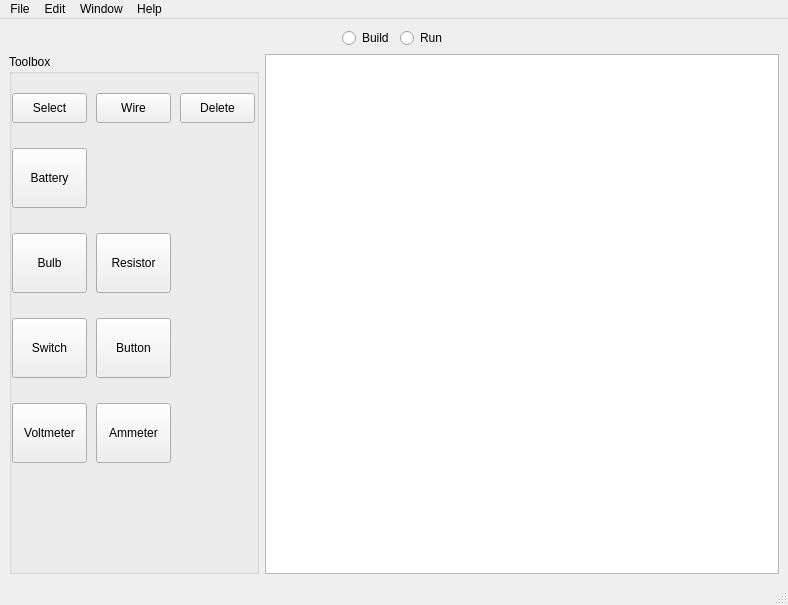
<?xml version="1.0" encoding="UTF-8"?>
<ui version="4.0">
 <class>mainWindow</class>
 <widget class="QMainWindow" name="mainWindow">
  <property name="geometry">
   <rect>
    <x>0</x>
    <y>0</y>
    <width>788</width>
    <height>605</height>
   </rect>
  </property>
  <property name="sizePolicy">
   <sizepolicy hsizetype="Minimum" vsizetype="Minimum">
    <horstretch>0</horstretch>
    <verstretch>0</verstretch>
   </sizepolicy>
  </property>
  <property name="minimumSize">
   <size>
    <width>788</width>
    <height>605</height>
   </size>
  </property>
  <property name="acceptDrops">
   <bool>true</bool>
  </property>
  <property name="windowTitle">
   <string>FlappyEagle</string>
  </property>
  <property name="autoFillBackground">
   <bool>false</bool>
  </property>
  <property name="documentMode">
   <bool>false</bool>
  </property>
  <widget class="QWidget" name="centralwidget">
   <property name="acceptDrops">
    <bool>true</bool>
   </property>
   <layout class="QVBoxLayout" name="verticalLayout">
    <item>
     <layout class="QHBoxLayout" name="horizontalLayout_4">
      <property name="topMargin">
       <number>0</number>
      </property>
      <item>
       <spacer name="spacer">
        <property name="orientation">
         <enum>Qt::Horizontal</enum>
        </property>
        <property name="sizeHint" stdset="0">
         <size>
          <width>40</width>
          <height>20</height>
         </size>
        </property>
       </spacer>
      </item>
      <item>
       <widget class="QRadioButton" name="build">
        <property name="text">
         <string>Build</string>
        </property>
       </widget>
      </item>
      <item>
       <widget class="QRadioButton" name="run">
        <property name="text">
         <string>Run</string>
        </property>
       </widget>
      </item>
      <item>
       <spacer name="horizontalSpacer_2">
        <property name="orientation">
         <enum>Qt::Horizontal</enum>
        </property>
        <property name="sizeHint" stdset="0">
         <size>
          <width>40</width>
          <height>20</height>
         </size>
        </property>
       </spacer>
      </item>
     </layout>
    </item>
    <item>
     <layout class="QHBoxLayout" name="horizontalLayout">
      <item>
       <layout class="QVBoxLayout" name="toolbox">
        <property name="rightMargin">
         <number>0</number>
        </property>
        <item>
         <widget class="QGroupBox" name="toolboxComponents">
          <property name="sizePolicy">
           <sizepolicy hsizetype="MinimumExpanding" vsizetype="MinimumExpanding">
            <horstretch>0</horstretch>
            <verstretch>0</verstretch>
           </sizepolicy>
          </property>
          <property name="maximumSize">
           <size>
            <width>250</width>
            <height>16777215</height>
           </size>
          </property>
          <property name="title">
           <string>Toolbox</string>
          </property>
          <widget class="QWidget" name="gridLayoutWidget">
           <property name="geometry">
            <rect>
             <x>0</x>
             <y>20</y>
             <width>251</width>
             <height>411</height>
            </rect>
           </property>
           <layout class="QGridLayout" name="toolboxComponentsGrid" rowstretch="0,0,0,0,0,0">
            <item row="4" column="1">
             <widget class="DraggableComponentButton" name="newButton">
              <property name="minimumSize">
               <size>
                <width>75</width>
                <height>60</height>
               </size>
              </property>
              <property name="autoFillBackground">
               <bool>false</bool>
              </property>
              <property name="text">
               <string>Button</string>
              </property>
              <property name="toolButtonStyle">
               <enum>Qt::ToolButtonTextUnderIcon</enum>
              </property>
             </widget>
            </item>
            <item row="4" column="0">
             <widget class="DraggableComponentButton" name="newSwitch">
              <property name="minimumSize">
               <size>
                <width>75</width>
                <height>60</height>
               </size>
              </property>
              <property name="autoFillBackground">
               <bool>false</bool>
              </property>
              <property name="text">
               <string>Switch</string>
              </property>
              <property name="toolButtonStyle">
               <enum>Qt::ToolButtonTextUnderIcon</enum>
              </property>
             </widget>
            </item>
            <item row="2" column="0">
             <widget class="DraggableComponentButton" name="newBattery">
              <property name="minimumSize">
               <size>
                <width>75</width>
                <height>60</height>
               </size>
              </property>
              <property name="autoFillBackground">
               <bool>false</bool>
              </property>
              <property name="text">
               <string>Battery</string>
              </property>
              <property name="toolButtonStyle">
               <enum>Qt::ToolButtonTextUnderIcon</enum>
              </property>
             </widget>
            </item>
            <item row="0" column="1">
             <widget class="QToolButton" name="wireMode">
              <property name="minimumSize">
               <size>
                <width>75</width>
                <height>30</height>
               </size>
              </property>
              <property name="autoFillBackground">
               <bool>false</bool>
              </property>
              <property name="text">
               <string>Wire</string>
              </property>
              <property name="toolButtonStyle">
               <enum>Qt::ToolButtonTextUnderIcon</enum>
              </property>
             </widget>
            </item>
            <item row="0" column="2">
             <widget class="QToolButton" name="deleteMode">
              <property name="minimumSize">
               <size>
                <width>75</width>
                <height>30</height>
               </size>
              </property>
              <property name="autoFillBackground">
               <bool>false</bool>
              </property>
              <property name="text">
               <string>Delete</string>
              </property>
              <property name="toolButtonStyle">
               <enum>Qt::ToolButtonTextUnderIcon</enum>
              </property>
             </widget>
            </item>
            <item row="0" column="0">
             <widget class="QToolButton" name="selectMode">
              <property name="minimumSize">
               <size>
                <width>75</width>
                <height>30</height>
               </size>
              </property>
              <property name="autoFillBackground">
               <bool>false</bool>
              </property>
              <property name="text">
               <string>Select</string>
              </property>
              <property name="toolButtonStyle">
               <enum>Qt::ToolButtonTextUnderIcon</enum>
              </property>
             </widget>
            </item>
            <item row="5" column="0">
             <widget class="DraggableComponentButton" name="newVoltmeter">
              <property name="minimumSize">
               <size>
                <width>75</width>
                <height>60</height>
               </size>
              </property>
              <property name="autoFillBackground">
               <bool>false</bool>
              </property>
              <property name="text">
               <string>Voltmeter</string>
              </property>
              <property name="toolButtonStyle">
               <enum>Qt::ToolButtonTextUnderIcon</enum>
              </property>
             </widget>
            </item>
            <item row="5" column="1">
             <widget class="DraggableComponentButton" name="newAmmeter">
              <property name="minimumSize">
               <size>
                <width>75</width>
                <height>60</height>
               </size>
              </property>
              <property name="autoFillBackground">
               <bool>false</bool>
              </property>
              <property name="text">
               <string>Ammeter</string>
              </property>
              <property name="toolButtonStyle">
               <enum>Qt::ToolButtonTextUnderIcon</enum>
              </property>
             </widget>
            </item>
            <item row="3" column="1">
             <widget class="DraggableComponentButton" name="newResistor">
              <property name="minimumSize">
               <size>
                <width>75</width>
                <height>60</height>
               </size>
              </property>
              <property name="autoFillBackground">
               <bool>false</bool>
              </property>
              <property name="text">
               <string>Resistor</string>
              </property>
              <property name="toolButtonStyle">
               <enum>Qt::ToolButtonTextUnderIcon</enum>
              </property>
             </widget>
            </item>
            <item row="3" column="0">
             <widget class="DraggableComponentButton" name="newBulb">
              <property name="minimumSize">
               <size>
                <width>75</width>
                <height>60</height>
               </size>
              </property>
              <property name="autoFillBackground">
               <bool>false</bool>
              </property>
              <property name="text">
               <string>Bulb</string>
              </property>
              <property name="toolButtonStyle">
               <enum>Qt::ToolButtonTextUnderIcon</enum>
              </property>
             </widget>
            </item>
           </layout>
          </widget>
         </widget>
        </item>
       </layout>
      </item>
      <item>
       <widget class="CircuitDiagramView" name="circuitDiagram">
        <property name="minimumSize">
         <size>
          <width>500</width>
          <height>500</height>
         </size>
        </property>
        <property name="mouseTracking">
         <bool>true</bool>
        </property>
        <property name="verticalScrollBarPolicy">
         <enum>Qt::ScrollBarAlwaysOff</enum>
        </property>
        <property name="horizontalScrollBarPolicy">
         <enum>Qt::ScrollBarAlwaysOff</enum>
        </property>
        <property name="resizeAnchor">
         <enum>QGraphicsView::NoAnchor</enum>
        </property>
        <property name="viewportUpdateMode">
         <enum>QGraphicsView::FullViewportUpdate</enum>
        </property>
       </widget>
      </item>
     </layout>
    </item>
   </layout>
  </widget>
  <widget class="QMenuBar" name="menubar">
   <property name="geometry">
    <rect>
     <x>0</x>
     <y>0</y>
     <width>788</width>
     <height>22</height>
    </rect>
   </property>
   <property name="defaultUp">
    <bool>false</bool>
   </property>
   <widget class="QMenu" name="menuFile">
    <property name="title">
     <string>File</string>
    </property>
    <addaction name="actionNew"/>
    <addaction name="actionOpen"/>
    <addaction name="separator"/>
    <addaction name="actionSave"/>
    <addaction name="separator"/>
    <addaction name="actionClose"/>
   </widget>
   <widget class="QMenu" name="menuEdit">
    <property name="title">
     <string>Edit</string>
    </property>
   </widget>
   <widget class="QMenu" name="menuWindow">
    <property name="title">
     <string>Window</string>
    </property>
   </widget>
   <widget class="QMenu" name="menuHelp">
    <property name="title">
     <string>Help</string>
    </property>
   </widget>
   <addaction name="menuFile"/>
   <addaction name="menuEdit"/>
   <addaction name="menuWindow"/>
   <addaction name="menuHelp"/>
  </widget>
  <widget class="QStatusBar" name="statusBar"/>
  <action name="actionFile">
   <property name="text">
    <string>File</string>
   </property>
  </action>
  <action name="actionNew">
   <property name="text">
    <string>New</string>
   </property>
  </action>
  <action name="actionOpen">
   <property name="text">
    <string>Open</string>
   </property>
  </action>
  <action name="actionSave">
   <property name="text">
    <string>Save</string>
   </property>
  </action>
  <action name="actionClose">
   <property name="text">
    <string>Close</string>
   </property>
   <property name="iconVisibleInMenu">
    <bool>true</bool>
   </property>
  </action>
 </widget>
 <customwidgets>
  <customwidget>
   <class>CircuitDiagramView</class>
   <extends>QGraphicsView</extends>
   <header>views.CircuitDiagramView</header>
  </customwidget>
  <customwidget>
   <class>DraggableComponentButton</class>
   <extends>QToolButton</extends>
   <header>views.DraggableComponentButton</header>
  </customwidget>
 </customwidgets>
 <resources/>
 <connections/>
</ui>
